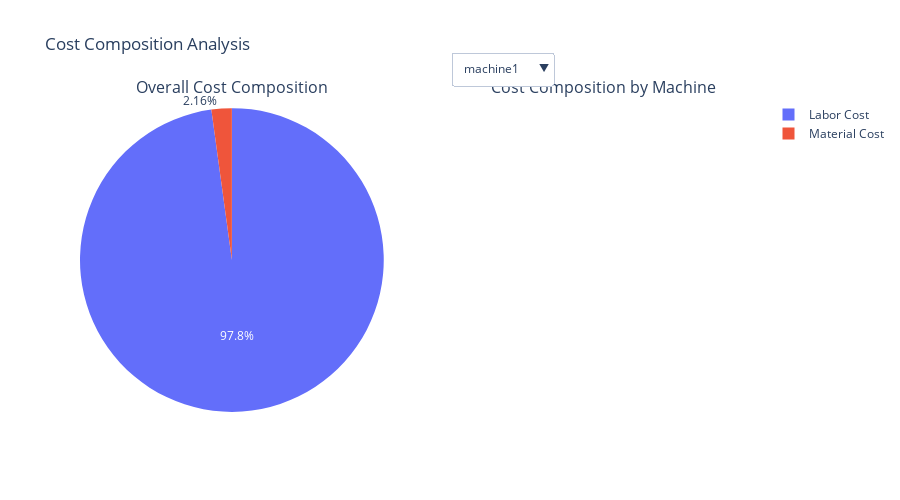

The cell this chart's notebook holds for it:
### Code cell
# Calculate total costs by category and machine
total_labor = merged_data['Total_Labor_Cost'].sum()
total_material = merged_data['Total_Material_Cost'].sum()

fig5 = make_subplots(rows=1, cols=2, 
                     specs=[[{"type": "pie"}, {"type": "pie"}]],
                     subplot_titles=('Overall Cost Composition', 'Cost Composition by Machine'))

# Overall pie chart
fig5.add_trace(go.Pie(
    labels=['Labor Cost', 'Material Cost'],
    values=[total_labor, total_material],
    name="Overall"
), 1, 1)

# By machine pie chart
machine_totals = merged_data.groupby('Désignation').agg({
    'Total_Labor_Cost': 'sum',
    'Total_Material_Cost': 'sum'
}).reset_index()

for machine in machine_totals['Désignation'].unique():
    machine_data = machine_totals[machine_totals['Désignation'] == machine].iloc[0]
    fig5.add_trace(go.Pie(
        labels=['Labor', 'Material'],
        values=[machine_data['Total_Labor_Cost'], machine_data['Total_Material_Cost']],
        name=machine,
        visible=False
    ), 1, 2)

# Create buttons for machine selection
buttons = []
for i, machine in enumerate(machine_totals['Désignation'].unique()):
    visibility = [False] * (len(machine_totals) + 1)  # +1 for the overall pie
    visibility[i + 1] = True  # +1 because the first trace is the overall pie
    buttons.append(dict(
        label=machine,
        method="update",
        args=[{"visible": [True] + visibility}]
    ))

fig5.update_layout(
    updatemenus=[dict(
        type="dropdown",
        direction="down",
        x=0.7,
        y=1.15,
        buttons=buttons
    )],
    title_text="Cost Composition Analysis",
    height=500
)

fig5.show()

### Figure 1 — Plotly figure (JSON) as saved in the notebook; plotly's stock layout.template omitted (floating-point values rounded to 4 significant figures)
{"data": [{"domain": {"x": [0, 0.45], "y": [0, 1]}, "labels": ["Labor Cost", "Material Cost"], "name": "Overall", "type": "pie", "values": [5869000.0, 129500.0]}, {"domain": {"x": [0.55, 1], "y": [0, 1]}, "labels": ["Labor", "Material"], "name": "machine1", "type": "pie", "values": [567400.0, 11670.0], "visible": false}, {"domain": {"x": [0.55, 1], "y": [0, 1]}, "labels": ["Labor", "Material"], "name": "machine10", "type": "pie", "values": [32910.0, 0], "visible": false}, {"domain": {"x": [0.55, 1], "y": [0, 1]}, "labels": ["Labor", "Material"], "name": "machine2", "type": "pie", "values": [433500.0, 30860.0], "visible": false}, {"domain": {"x": [0.55, 1], "y": [0, 1]}, "labels": ["Labor", "Material"], "name": "machine3", "type": "pie", "values": [3956000.0, 86440.0], "visible": false}, {"domain": {"x": [0.55, 1], "y": [0, 1]}, "labels": ["Labor", "Material"], "name": "machine4", "type": "pie", "values": [505700.0, 0], "visible": false}, {"domain": {"x": [0.55, 1], "y": [0, 1]}, "labels": ["Labor", "Material"], "name": "machine5", "type": "pie", "values": [119400.0, 305.2], "visible": false}, {"domain": {"x": [0.55, 1], "y": [0, 1]}, "labels": ["Labor", "Material"], "name": "machine6", "type": "pie", "values": [242500.0, 185.2], "visible": false}, {"domain": {"x": [0.55, 1], "y": [0, 1]}, "labels": ["Labor", "Material"], "name": "machine7", "type": "pie", "values": [1035.0, 0], "visible": false}, {"domain": {"x": [0.55, 1], "y": [0, 1]}, "labels": ["Labor", "Material"], "name": "machine8", "type": "pie", "values": [8176.0, 75], "visible": false}, {"domain": {"x": [0.55, 1], "y": [0, 1]}, "labels": ["Labor", "Material"], "name": "machine9", "type": "pie", "values": [2159.0, 0], "visible": false}], "layout": {"annotations": [{"font": {"size": 16}, "showarrow": false, "text": "Overall Cost Composition", "x": 0.225, "xanchor": "center", "xref": "paper", "y": 1, "yanchor": "bottom", "yref": "paper"}, {"font": {"size": 16}, "showarrow": false, "text": "Cost Composition by Machine", "x": 0.775, "xanchor": "center", "xref": "paper", "y": 1, "yanchor": "bottom", "yref": "paper"}], "height": 500, "title": {"text": "Cost Composition Analysis"}, "updatemenus": [{"buttons": [{"args": [{"visible": [true, false, true, false, false, false, false, false, false, false, false, false]}], "label": "machine1", "method": "update"}, {"args": [{"visible": [true, false, false, true, false, false, false, false, false, false, false, false]}], "label": "machine10", "method": "update"}, {"args": [{"visible": [true, false, false, false, true, false, false, false, false, false, false, false]}], "label": "machine2", "method": "update"}, {"args": [{"visible": [true, false, false, false, false, true, false, false, false, false, false, false]}], "label": "machine3", "method": "update"}, {"args": [{"visible": [true, false, false, false, false, false, true, false, false, false, false, false]}], "label": "machine4", "method": "update"}, {"args": [{"visible": [true, false, false, false, false, false, false, true, false, false, false, false]}], "label": "machine5", "method": "update"}, {"args": [{"visible": [true, false, false, false, false, false, false, false, true, false, false, false]}], "label": "machine6", "method": "update"}, {"args": [{"visible": [true, false, false, false, false, false, false, false, false, true, false, false]}], "label": "machine7", "method": "update"}, {"args": [{"visible": [true, false, false, false, false, false, false, false, false, false, true, false]}], "label": "machine8", "method": "update"}, {"args": [{"visible": [true, false, false, false, false, false, false, false, false, false, false, true]}], "label": "machine9", "method": "update"}], "direction": "down", "type": "dropdown", "x": 0.7, "y": 1.15}]}}
